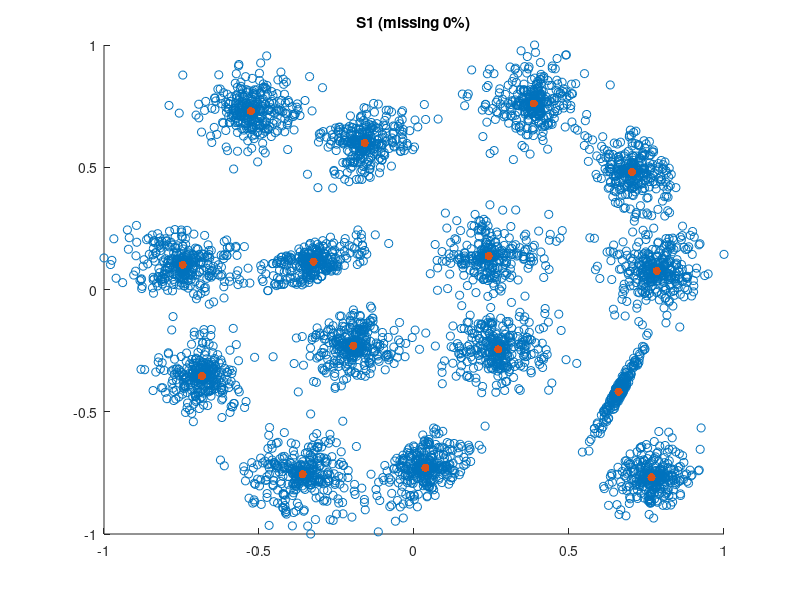
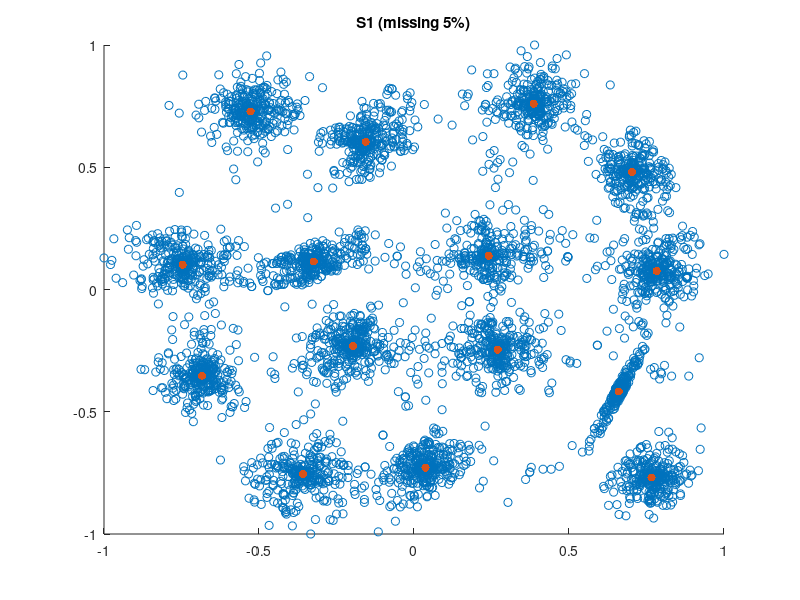
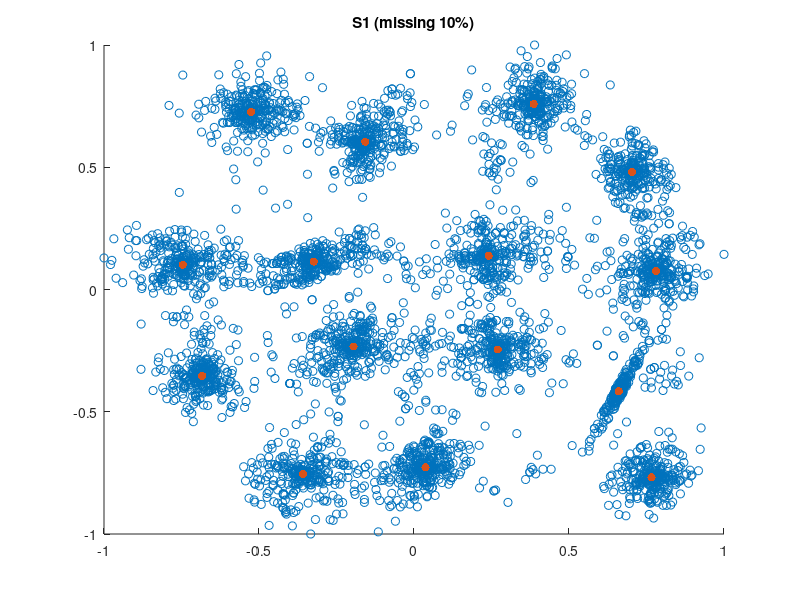
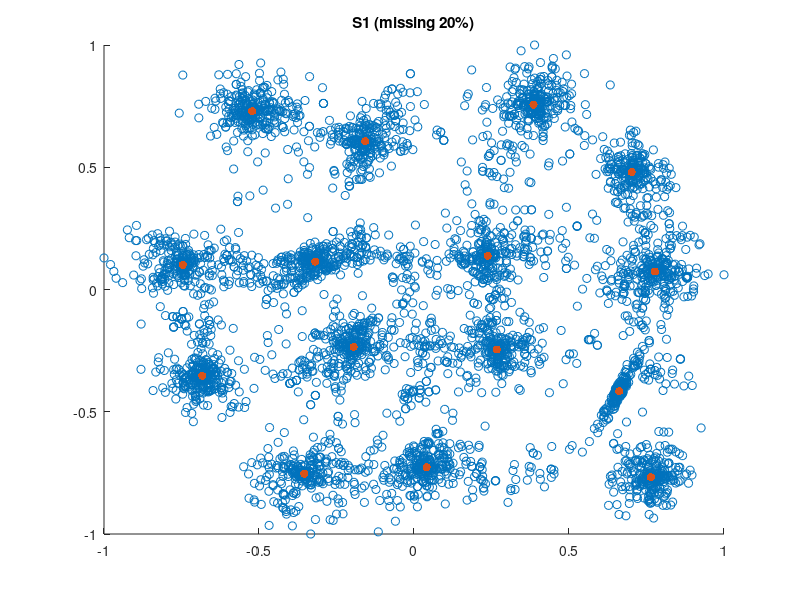

MATLAB code for these plots, in order:
% Visualizes results obtained using key point selection in an
% initialization phase of clustering. Results images are saved to img
% folded.
clear, clc, close all;
load('new_datamatrices');
load('centers');
maxClusters = 20;
datasets = {'S1'; 'S2'; 'S3'; 'S4'; 'S5D2'; 'S2D2'; 'O200'; 'O2000'; 'ecoli'; 'iris'; 'seeds'};
correctResults = [15, 15, 15, 15, 5, 2, 5, 5, 3, 2, 3];
probmiss = [0.00; 0.05; 0.10; 0.20];
%
for i = 1:length(datasets)
    for j = 1:length(probmiss)
       X = new_datamatrices{i,j};
       C = centers{correctResults(i)-1,i,j};
       figure;
       hold on;
       title(sprintf('%s (missing %d%%)',datasets{i},100*probmiss(j)))
       scatter(X(:,1),X(:,2),'k.');
       scatter(C(:,1),C(:,2),'ro','filled');
       %saveas(gcf,sprintf('img/%s_missing_%d',datasets{i},100*probmiss(j)),'png');
    end
end

